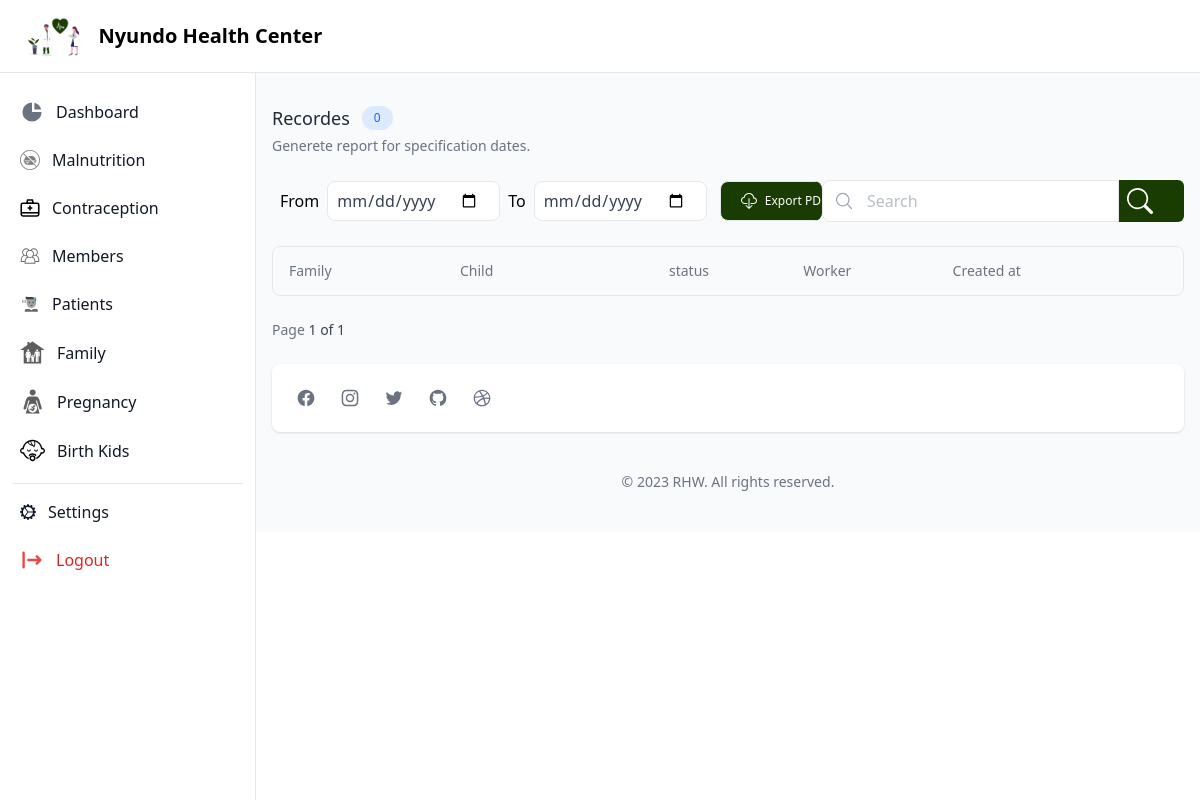
Page /malnutrition/ (signed in) on the earlier database version.
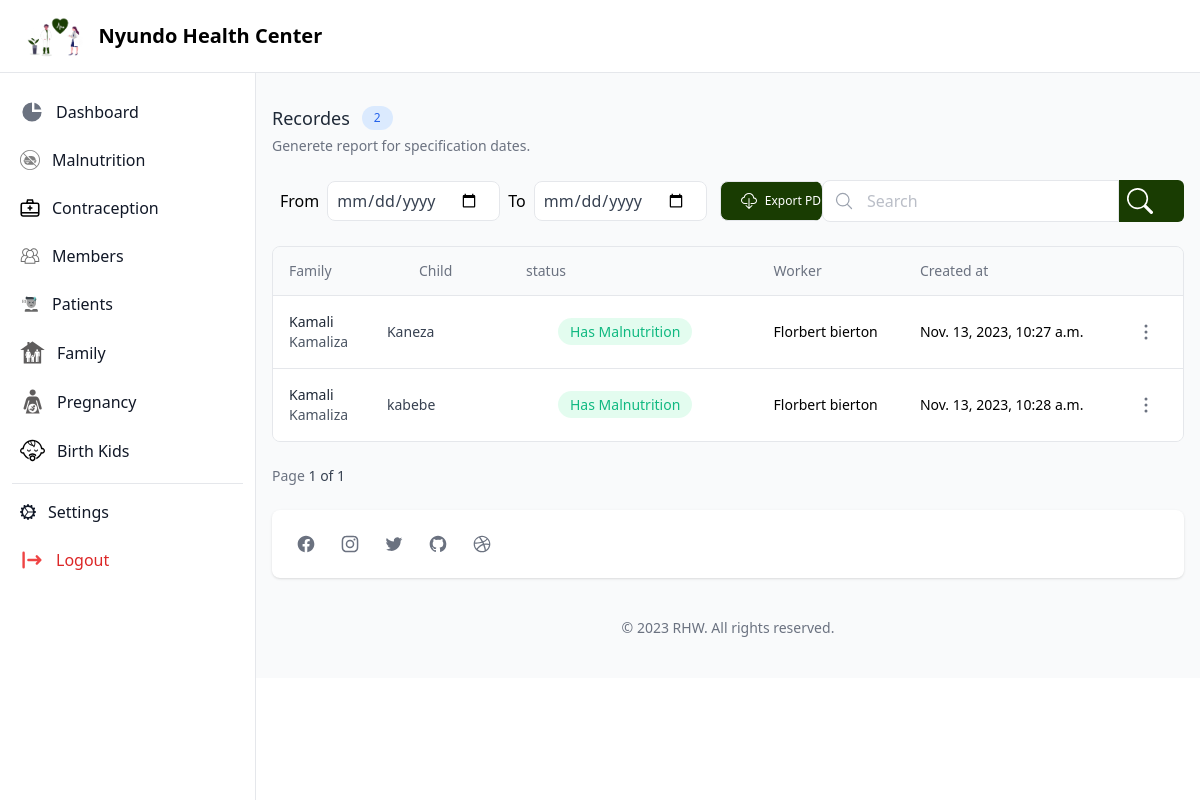
Same page on the later database version.
### home/models.py (models this page shows, shortened)
class Malnutrition(models.Model):
    id = models.UUIDField(default=uuid.uuid4, primary_key=True, editable=False)
    family=models.ForeignKey(HouseHold,related_name='family_malnutrition',on_delete=models.CASCADE)
    child_full_name=models.CharField(max_length=250)
    has_malnutrition=models.BooleanField(default=True)
    worker=models.ForeignKey(User,related_name='umujyanama_malnutrition',on_delete=models.CASCADE)
    created_on = models.DateTimeField(_("created on"), auto_now_add=True)
    class Meta:
        verbose_name = _("Child  Malnutrition")
        verbose_name_plural = _("Children  Malnutrition")
        ordering = ('child_full_name',)

class HouseHold(models.Model):
    id = models.UUIDField(default=uuid.uuid4, primary_key=True, editable=False)
    father_full_name=models.CharField(max_length=250)
    father_id_no= models.CharField(_("father_identification_number"),max_length=16)
    mother_full_name=models.CharField(max_length=250)
    mother_id_no= models.CharField(_("mother_identification_number"),max_length=16)
    number_child=models.IntegerField(default=0)
    phone_number=models.CharField(max_length=16)
    worker=models.ForeignKey(User,related_name='umujyanama_family',on_delete=models.CASCADE)
    village=models.ForeignKey(Village,related_name='family_village',on_delete=models.CASCADE)
    created_on = models.DateTimeField(_("created on"), auto_now_add=True)
    class Meta:
        verbose_name = _("House Hold")
        verbose_name_plural = _("House Hold")
        ordering = ('father_full_name',)

### accounts/models.py (models this page shows, shortened)
class User(AbstractBaseUser, PermissionsMixin):
    ADMIN="ADMIN"
    UMUJYANAMA="UMUJYANAMA"
    HC="HC"
    STAFF="STAFF"
    RSSB="RSSB"
    RAMA="RAMA"
    USER_TYPE_CHOICE = (
        (ADMIN,"Super User"),
        (STAFF,"Staff User"),
        (UMUJYANAMA,"Umujyana"),
        (HC,"Health Center"),
    )
    id = models.UUIDField(default=uuid.uuid4, primary_key=True, editable=False)
    email = models.EmailField("email address", max_length=255, unique=True,blank=True,null=True)
    full_name = models.CharField(_("full name"), max_length=100)
    username = models.CharField(_("username"), max_length=100, unique=True)
    phone_number = models.CharField(
        _("phone number"), max_length=255,unique=True,validators=[
            MinLengthValidator(limit_value=13),
            MaxLengthValidator(limit_value=13)
        ]
    )
    identification_number= models.CharField(_("identification_number"),max_length=255,validators=[
            MinLengthValidator(limit_value=16),
            MaxLengthValidator(limit_value=16)
        ])
    user_type = models.CharField(
        _("user type"), choices=USER_TYPE_CHOICE, max_length=50, default=UMUJYANAMA
    )
    is_active = models.BooleanField(_("is active"), default=True)
    is_staff = models.BooleanField(_("staff"), default=False)
    is_first_login = models.BooleanField(_("staff"), default=True)
    admin = models.BooleanField(_("admin"), default=False)  # a admin
    created_on = models.DateTimeField(_("created on"), auto_now_add=True)
    objects = UserManager()
    USERNAME_FIELD = _("username")
    REQUIRED_FIELDS = ["email","full_name"]
    def __str__(self):  # __unicode__ on Python 2O
        return self.full_name
    @property
    def clinic_members(self):
        return self.clinic.members.all()

### accounts/decoration.py (the view)
    def wrap(request, *args, **kwargs):
        if request.user.user_type ==User.HC:
            return function(request, *args, **kwargs)
        else:
            raise PermissionDenied

### accounts/decoration.py (called while the page is built)
def is_health_center(function):
    def wrap(request, *args, **kwargs):
        if request.user.user_type ==User.HC:
            return function(request, *args, **kwargs)
        else:
            raise PermissionDenied
    wrap.__doc__ = function.__doc__
    wrap.__name__ = function.__name__
    return wrap

### healthCenter/views.py (called while the page is built, shortened)
@is_health_center
def malnutrition(request):
    memebrs=request.user.clinic_members
    all_mal=Malnutrition.objects.filter(worker__in=memebrs,has_malnutrition=True)
    paginator=Paginator(all_mal, 2)
    page_number = request.GET.get("page")
    page_obj = paginator.get_page(page_number)
    context={
        "all_mal":page_obj,
        "page_number":page_number,
        "count":paginator.num_pages,
        "c_record":all_mal.count()
    }
    return render(request,'healtfeature/malnutrition.html',context)

### healthCenter/templates/healtfeature/malnutrition.html (shortened to what the changed rows need)
{% extends 'base/healthCenter/base.html'%}
{% block main%}
<section class="container px-4 mx-auto mt-10">
    <div class="sm:flex sm:items-center sm:justify-between">
        <div>
            <div class="flex items-center gap-x-3">
                <h2 class="text-lg font-medium text-gray-800 ">Recordes</h2>
                <span class="px-3 py-1 text-xs text-blue-600 bg-blue-100 rounded-full ">{{c_record}}</span>
            </div>
        </div>
    </div>
    <div class="flex flex-col mt-6">
        <div class="-mx-4 -my-2 overflow-x-auto sm:-mx-6 lg:-mx-8">
            <div class="inline-block min-w-full py-2 align-middle md:px-6 lg:px-8">
                <div class="overflow-hidden border border-gray-200 dark:border-gray-700 md:rounded-lg">
                    <table class="min-w-full divide-y divide-gray-200 dark:divide-gray-700">
                        <thead class="bg-gray-50 dark:bg-gray-800">
                            <tr>
                                <th scope="col" class="py-3.5 px-4 text-sm font-normal text-left rtl:text-right text-gray-500 dark:text-gray-400">
                                    <button class="flex items-center gap-x-3 focus:outline-none">
                                        <span>Family</span>
                                    </button>
                                </th>
                                <th scope="col" class="px-12 py-3.5 text-sm font-normal text-left rtl:text-right text-gray-500 dark:text-gray-400">
                                    Child
                                </th>
                                <th scope="col" class="px-4 py-3.5 text-sm font-normal text-left rtl:text-right text-gray-500 dark:text-gray-400">
                                    status
                                </th>
                                <th scope="col" class="px-4 py-3.5 text-sm font-normal text-left rtl:text-right text-gray-500 dark:text-gray-400">Worker</th>
                                <th scope="col" class="px-4 py-3.5 text-sm font-normal text-left rtl:text-right text-gray-500 dark:text-gray-400">Created at</th>
                                <th scope="col" class="relative py-3.5 px-4">
                                </th>
                            </tr>
                        </thead>
                        <tbody class="bg-white divide-y divide-gray-200 dark:divide-gray-700 dark:bg-gray-900">
                            {% for contact in all_mal %}
                            <tr>
                                <td class="px-4 py-4 text-sm font-medium whitespace-nowrap">
                                    <div>
                                        <h2 class="font-medium text-gray-800 dark:text-white ">{{contact.family.father_full_name}}</h2>
                                        <p class="text-sm font-normal text-gray-600 dark:text-gray-400">{{contact.family.mother_full_name}}</p>
                                    </div>
                                </td>
                                <td class="px-4 py-4 text-sm whitespace-nowrap">
                                    <div>
                                        <h4 class="text-gray-700 dark:text-gray-200">{{contact.child_full_name}}</h4>
                                    </div>
                                </td>
                                <td class="px-12 py-4 text-sm font-medium whitespace-nowrap">
                                    <div class="inline px-3 py-1 text-sm font-normal rounded-full text-emerald-500 gap-x-2 bg-emerald-100/60 dark:bg-gray-800">
                                       Has Malnutrition
                                    </div>
                                </td>
                                <td class="px-4 py-4 text-sm whitespace-nowrap">
                                    <div class="flex items-center">
                                       {{contact.worker}}
                                    </div>
                                </td>
                                <td class="px-4 py-4 text-sm whitespace-nowrap">
                                    {{contact.created_on}}
                                </td>
                                <td class="px-4 py-4 text-sm whitespace-nowrap">
                                    <button class="px-1 py-1 text-gray-500 transition-colors duration-200 rounded-lg dark:text-gray-300 hover:bg-gray-100">
                                    </button>
                                </td>
                            </tr>
                            {% endfor %}
                        </tbody>
                    </table>
                </div>
            </div>
        </div>
    </div>
</section>
{% endblock%}

Differences in the rows shown:
added Malnutrition: family.father_full_name "Kamali", family.mother_full_name "Kamaliza", child_full_name "Kaneza", worker "Florbert bierton", created_on "Nov. 13, 2023, 10:27 a.m."
added Malnutrition: family.father_full_name "Kamali", family.mother_full_name "Kamaliza", child_full_name "kabebe", worker "Florbert bierton", created_on "Nov. 13, 2023, 10:28 a.m."
Other differences:
{{ c_record }}: "0" → "2"
